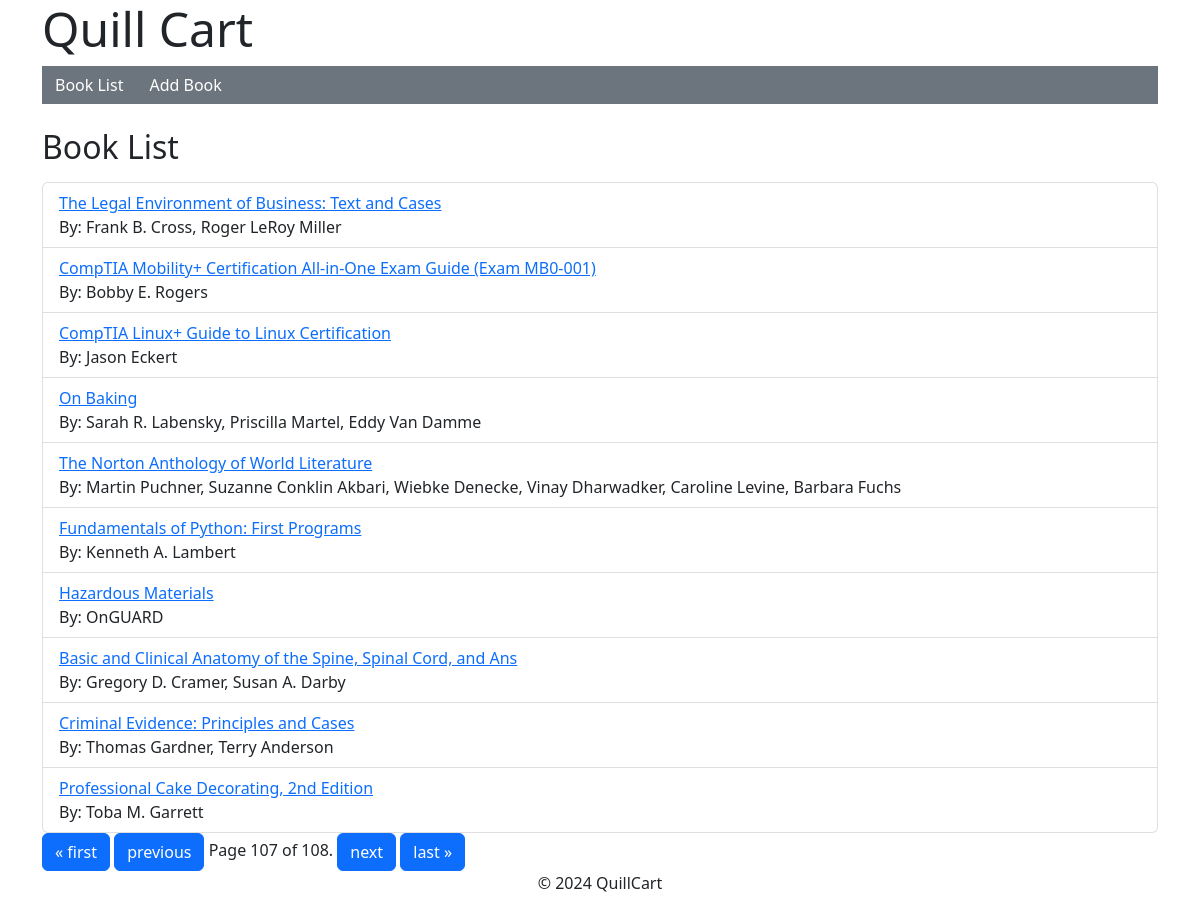
Screenshot of /books/?page=107 with the database file from the repository.
### quillcart/models.py (models this page shows, shortened)
class Book(models.Model):
    custom_id = models.DecimalField(max_digits=20, decimal_places=0, primary_key=True)
    title = models.CharField(max_length=255)
    subtitle = models.CharField(max_length=255, null=True, blank=True)
    authors = models.CharField(max_length=255)
    publisher = models.CharField(max_length=255)
    published_date = models.DateField()
    category = models.CharField(max_length=255)
    distribution_expense = models.DecimalField(max_digits=5, decimal_places=2)

### quillcart/views.py (the view)
# urls.py: path('books/', views.book_list, name='book_list'),
def book_list(request):
    books = Book.objects.all()
    paginator = Paginator(books, 10)  # Show 10 books per page
    page_number = request.GET.get('page')
    try:
        page = paginator.page(page_number)
    except PageNotAnInteger:
        page = paginator.page(1)
    except EmptyPage:
        page = paginator.page(paginator.num_pages)
    return render(request, 'quillcart/book_list.html', {'books': page})

### quillcart/templates/quillcart/book_list.html (shortened to what this page needs)
{% extends "base.html" %}
{% load custom_pagination %}
{% block content %}
    <h2 class="mt-4 mb-3">Book List</h2>
    <ul class="list-group">
        {% for book in books %}
            <li class="list-group-item">
                <a href="{% url 'quillcart:view_book' book.custom_id %}">{{ book.title }}</a><br>
                By: {{ book.authors }}
            </li>
        {% endfor %}
    </ul>
    <div class="pagination">
        <span class="step-links">
            {% if books.has_previous %}
                <a href="?page=1" class="btn btn-primary">&laquo; first</a>
                <a href="?page={{ books.previous_page_number }}" class="btn btn-primary">previous</a>
            {% endif %}
            <span class="current-page">
                Page {{ books.number }} of {{ books.paginator.num_pages }}.
            </span>
            {% if books.has_next %}
                <a href="?page={{ books.next_page_number }}" class="btn btn-primary">next</a>
                <a href="?page={{ books.paginator.num_pages }}" class="btn btn-primary">last &raquo;</a>
            {% endif %}
        </span>
    </div>
{% endblock %}

### rows the page displays
Book: title "The Legal Environment of Business: Text and Cases", authors "Frank B. Cross, Roger LeRoy Miller"
Book: title "CompTIA Mobility+ Certification All-in-One Exam Guide (Exam MB0-001)", authors "Bobby E. Rogers"
Book: title "CompTIA Linux+ Guide to Linux Certification", authors "Jason Eckert"
Book: title "On Baking", authors "Sarah R. Labensky, Priscilla Martel, Eddy Van Damme"
Book: title "The Norton Anthology of World Literature", authors "Martin Puchner, Suzanne Conklin Akbari, Wiebke Denecke, Vinay Dharwadker, Caroline Levine, Barbara Fuchs"
Book: title "Fundamentals of Python: First Programs", authors "Kenneth A. Lambert"
Book: title "Hazardous Materials", authors "OnGUARD"
Book: title "Basic and Clinical Anatomy of the Spine, Spinal Cord, and Ans", authors "Gregory D. Cramer, Susan A. Darby"
Book: title "Criminal Evidence: Principles and Cases", authors "Thomas Gardner, Terry Anderson"
Book: title "Professional Cake Decorating, 2nd Edition", authors "Toba M. Garrett"

### other values shown
{{ books.number }} "107"
{{ books.paginator.num_pages }} "108"
